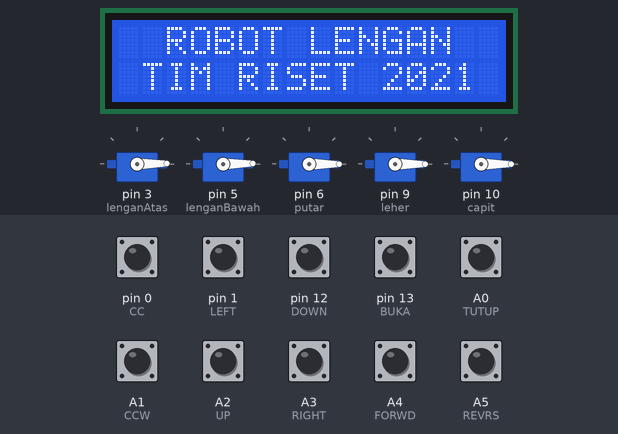
The sketch below on a simulated Arduino Uno, built with avr-gcc and run on an emulated ATmega328P. Shown: 16×2 character LCD, 5 × servo. The inputs (shaded band) are chosen by the test bench; at power-on: A0 (TUTUP), A1 (CCW), A2 (UP), A3 (RIGHT), A4 (FORWD), A5 (REVRS), pin 0 (CC), pin 1 (LEFT), pin 12 (DOWN), pin 13 (BUKA) HIGH.

Above: at 3.3 s.
3.4 s: pin 13 (BUKA) pulled LOW for 1 s
At 4.6 s:
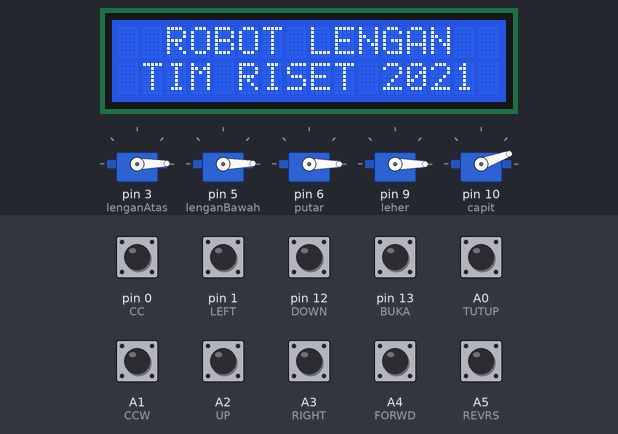
5.9 s: A1 (CCW) pulled LOW for 1 s
At 7.7 s:
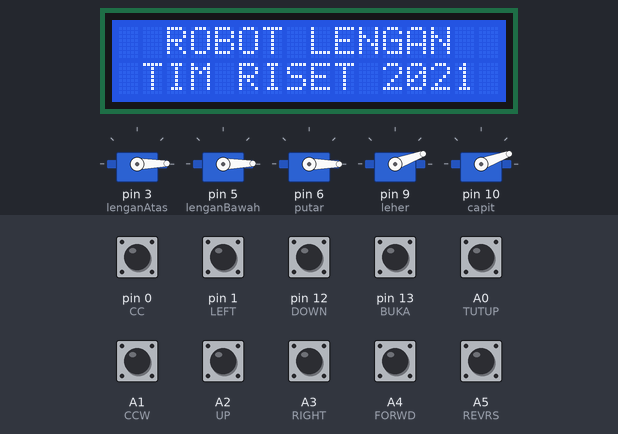
8.4 s: A0 (TUTUP) pulled LOW for 0.15 s
At 8.9 s:
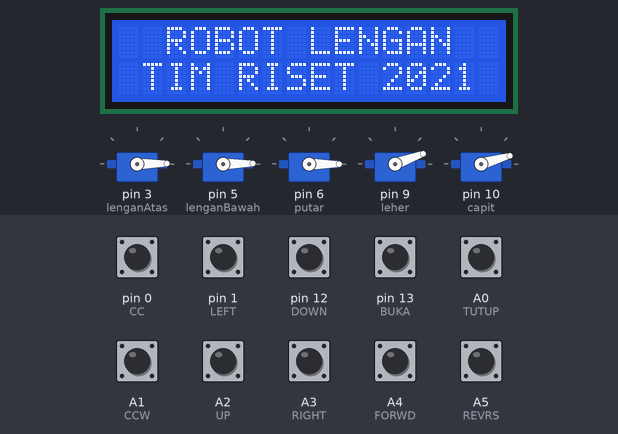
10.0 s: A1 (CCW) pulled LOW for 1 s
At 12.0 s:
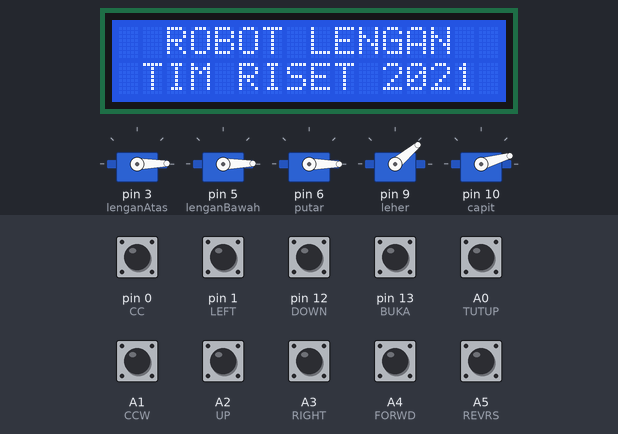
12.5 s: pin 13 (BUKA) pulled LOW for 0.15 s
At 13.2 s:
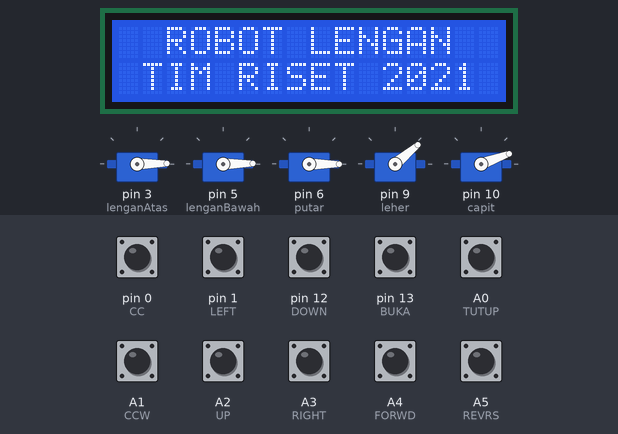
14.1 s: pin 13 (BUKA) pulled LOW for 1 s
At 15.2 s:
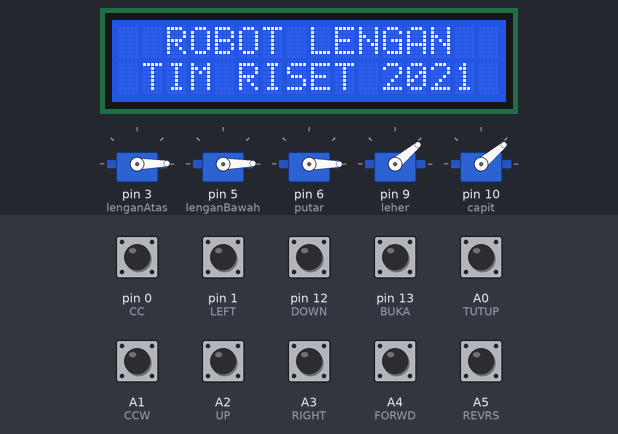
Timing chart, 0 to 17.1 s (numbered marks = the images above; inputs shaded):
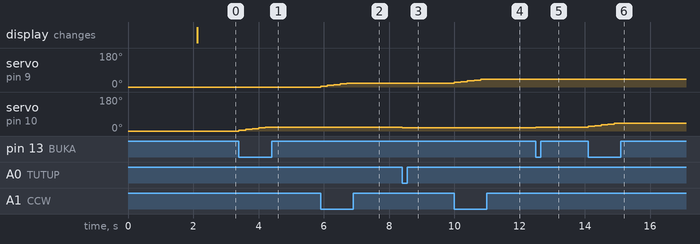

The sketch:

Arm_Robot_With_Kinematic.ino
```cpp
#include <LiquidCrystal_I2C.h>
LiquidCrystal_I2C lcd(0x27,16,2);

#include <Servo.h>

#define LEFT    1
#define RIGHT   A3
#define FORWD   A4
#define REVRS   A5
#define UP      A2
#define DOWN    12
#define BUKA    13
#define TUTUP   A0
#define CC      0
#define CCW     A1

Servo lenganAtas;
Servo lenganBawah;
Servo putar;
Servo leher;
Servo capit;

float L1        = 10.0000;
float L2        = 12.5000;
float actStep   = 2.00;
int   angleStep = 4;

float ax        = 9.00;
float ay        = 9.00;
float az        = 9.00;
float diag, alfa, beta;
int putaran, grip;
int   A,B,C;

void setup() {
  lcd.begin();
  lcd.backlight();
  lenganAtas.attach(3);
  lenganBawah.attach(5);
  putar.attach(6);
  leher.attach(9);
  capit.attach(10);
  pinMode(LEFT,INPUT_PULLUP);
  pinMode(RIGHT,INPUT_PULLUP);
  pinMode(UP,INPUT_PULLUP);
  pinMode(DOWN,INPUT_PULLUP);
  pinMode(FORWD,INPUT_PULLUP);
  pinMode(REVRS,INPUT_PULLUP);
  pinMode(CC,INPUT_PULLUP);
  pinMode(CCW,INPUT_PULLUP);
  pinMode(BUKA,INPUT_PULLUP);
  pinMode(TUTUP,INPUT_PULLUP);
  gerak(ax, ay, az);
  lcd.print("     POLINES    ");
  lcd.setCursor(0,1);
  lcd.print("     UKM PP     ");
  delay(2000);
  lcd.clear();
  lcd.print("  ROBOT LENGAN  ");
  lcd.setCursor(0,1);
  lcd.print(" TIM RISET 2021 ");
}

void loop() {
  if (digitalRead(LEFT) == LOW){
    while(digitalRead(LEFT) == LOW){
      ax = ax - actStep;
      gerak(ax, ay, az);
      delay(200);
    }
  }

  if (digitalRead(RIGHT) == LOW){
    while(digitalRead(RIGHT) == LOW){
      ax = ax + actStep;
      gerak(ax, ay, az);
      delay(200);
    }
  }

  if (digitalRead(UP) == LOW){
    while(digitalRead(UP) == LOW){
      az = az + actStep;
      gerak(ax, ay, az);
      delay(200);
    }
  }

  if (digitalRead(DOWN) == LOW){
    while(digitalRead(DOWN) == LOW){
      az = az - actStep;
      gerak(ax, ay, az);
      delay(200);
    }
  }

  if (digitalRead(FORWD) == LOW){
    while(digitalRead(FORWD) == LOW){
      ay = ay + actStep;
      gerak(ax, ay, az);
      delay(200);
    }
  }

  if (digitalRead(REVRS) == LOW){
    while(digitalRead(REVRS) == LOW){
      ay = ay - actStep;
      gerak(ax, ay, az);
      delay(200);
    }
  }

  if (digitalRead(CC) == LOW){
    while(digitalRead(CC) == LOW){
      putaran = putaran - angleStep;
      gerak(ax, ay, az);
      delay(200);
    }
  }

  if (digitalRead(CCW) == LOW){
    while(digitalRead(CCW) == LOW){
      putaran = putaran + angleStep;
      gerak(ax, ay, az);
      delay(200);
    }
  }

  if (digitalRead(BUKA) == LOW){
    while(digitalRead(BUKA) == LOW){
      grip = grip + angleStep;
      gerak(ax, ay, az);
      delay(200);
    }
  }

  if (digitalRead(TUTUP) == LOW){
    while(digitalRead(TUTUP) == LOW){
      grip = grip - angleStep;
      gerak(ax, ay, az);
      delay(200);
    }
  }
}

void inverse(float X, float Y, float Z) {
  diag = sqrt((Z*Z) + (X*X) + (Y*Y));
  beta = atan(Z/(sqrt((X*X) + (Y*Y))));
  alfa = acos(((L2*L2) + (diag*diag) - (L1*L1)) / (2*L2*diag));

  A    = alfa + beta;
  B    = acos(((L1*L1) + (L2*L2) - (diag*diag)) / (2*L1*L2));
  C    = atan(Y/X);
}

void gerak(float X, float Y, float Z) {
  inverse(ax, ay, az);

  lenganAtas.write(B);
  lenganBawah.write(A);
  putar.write(C);
  leher.write(putaran);
  capit.write(grip);
}
```

Measured:
- after the input at 3.4 s, servo on pin 10 (capit): moves from 0° to 20° over 0.80 s, starting at once
- after the input at 5.9 s, servo on pin 9 (leher): moves from 0° to 20° over 0.80 s, starting at once
- after the input at 8.4 s, servo on pin 10 (capit): 20° → 16° at once
- after the input at 10.0 s, servo on pin 9 (leher): moves from 20° to 40° over 0.80 s, starting at once
- after the input at 12.5 s, servo on pin 10 (capit): 16° → 20° at once
- after the input at 14.1 s, servo on pin 10 (capit): moves from 20° to 40° over 0.80 s, starting at once
